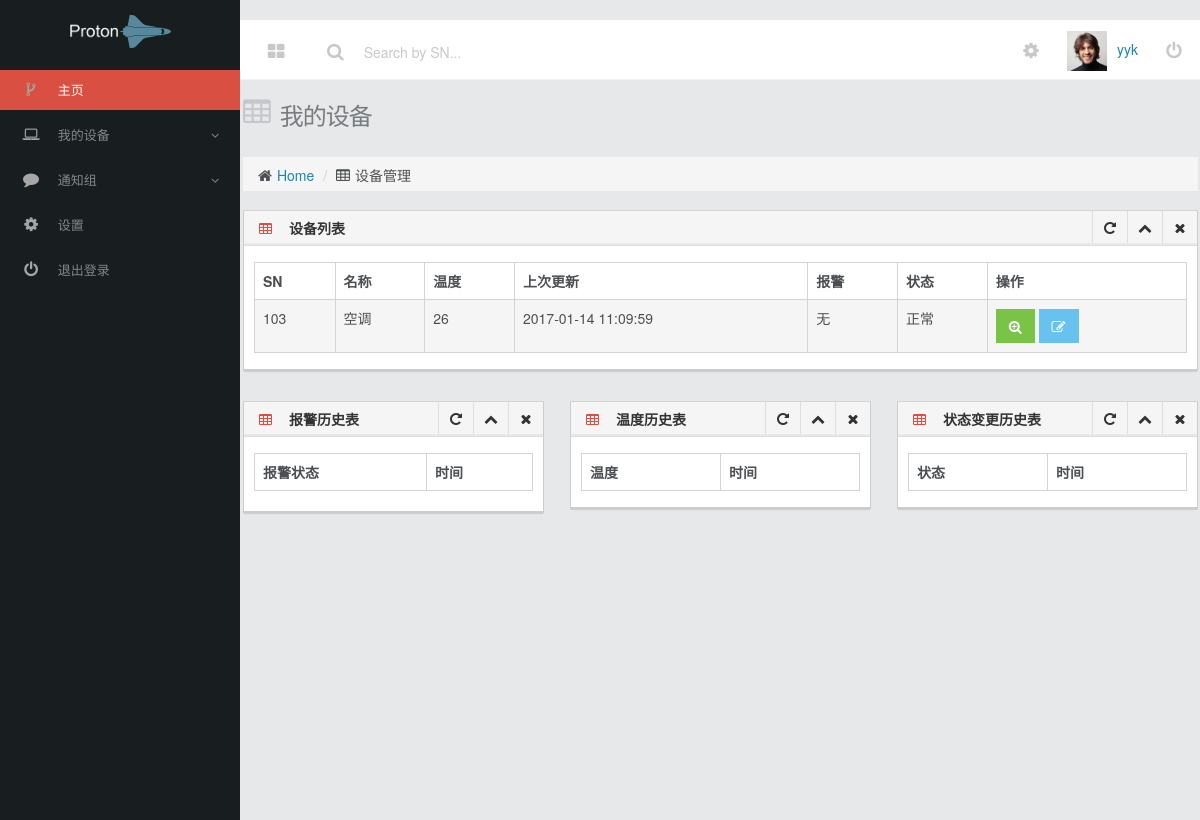
Page /detail/?machineid=34 (signed in) on the earlier database version.
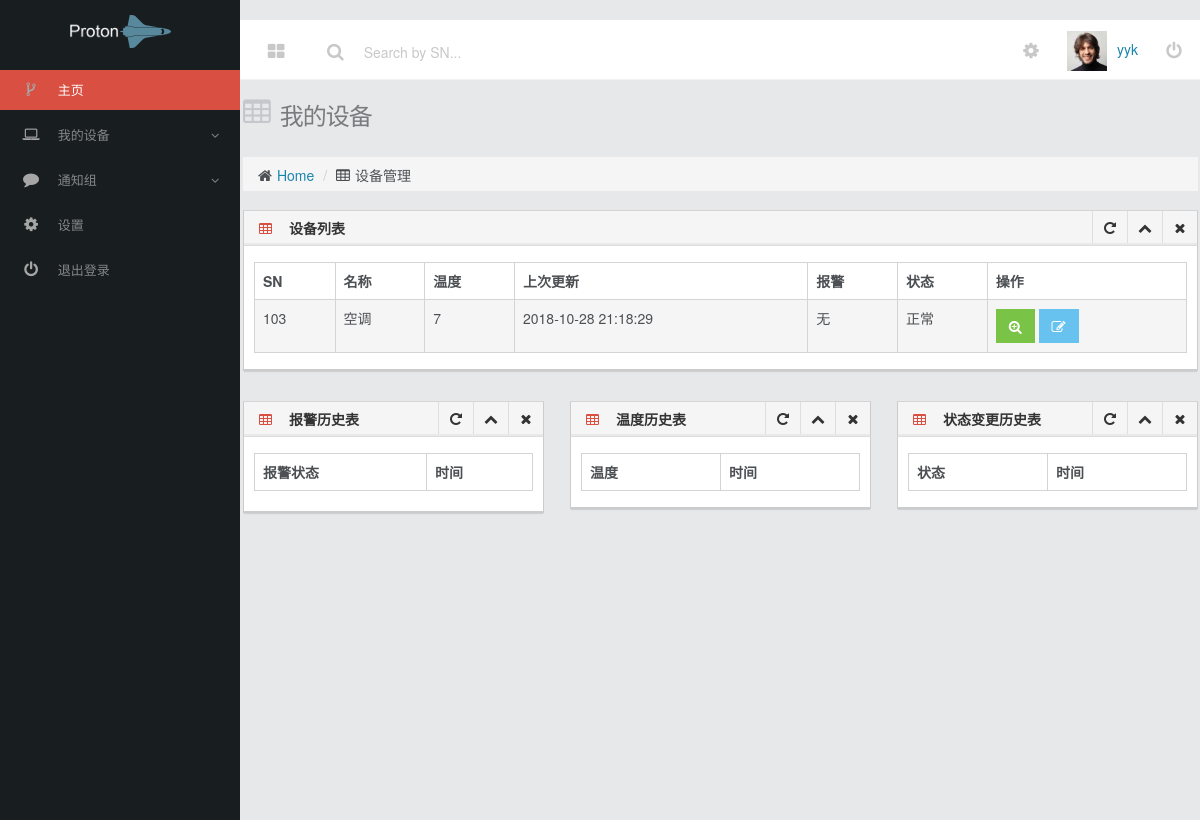
Same page on the later database version.
### default/models.py (models this page shows)
class Machine(models.Model):
    user = models.ForeignKey(User, on_delete=models.CASCADE)
    SN = models.CharField(max_length=10,unique='true')
    name = models.CharField(max_length=10)
    temperature = models.CharField(max_length=10)
    time = models.CharField(max_length=20)
    warning = models.CharField(max_length=10)
    state = models.CharField(max_length=10)
    limit = models.CharField(max_length=10) #阈值

### default/views.py (the view, shortened to what this page needs)
# urls.py: url(r'^detail/$',views.detail),#设备详细
def detail(request):
    if request.method == "GET":
        print("jin ru detail get")
        machineid = request.GET['machineid']
        print("detail id:"+machineid)
        machine = Machine.objects.get(id=machineid)
        username = request.session['username']
        return render(request, 'detail.html', {'machine': machine, 'username': username})

### templates/detail.html (shortened to what the changed rows need)
<!DOCTYPE html>
<html lang="en">
	<head>
	    <link href="/static/assets/css/bootstrap.min.css" rel="stylesheet">
		<link href="/static/assets/css/jquery.mmenu.css" rel="stylesheet">
		<link href="/static/assets/css/font-awesome.min.css" rel="stylesheet">
		<link href="/static/assets/plugins/jquery-ui/css/jquery-ui-1.10.4.min.css" rel="stylesheet">
	    <link href="/static/assets/css/style.min.css" rel="stylesheet">
		<link href="/static/assets/css/add-ons.min.css" rel="stylesheet">
	</head>
</head>
<body class="">
<div class="row">
		<div class="main sidebar-minified" style="min-height: 540px;">
			<div class="row">
				<div class="col-lg-12">
					<div class="panel panel-default">
						<div class="panel-heading">
							<h2><i class="fa fa-table red"></i><strong>设备列表</strong></h2>
						</div>
						<div class="panel-body" style="display: block;">
							<table id="machine_table" class="table table-striped table-bordered bootstrap-datatable datatable">
							  <thead>
								  <tr>
									  <th>SN</th>
                                      <th>名称</th>
                                      <th>温度</th>
									  <th>上次更新</th>
                                      <th>报警</th>
                                      <th>状态</th>
									  <th>操作</th>
								  </tr>
							  </thead>
							  <tbody>
                                <tr>
                                    <td>{{ machine.SN }}</td>
                                    <td>{{ machine.name }}</td>
                                    <td>{{ machine.temperature }}</td>
                                    <td>{{ machine.time }}</td>
                                    <td>{{ machine.warning }}</td>
                                    <td>{{ machine.state }}</td>
                                    <td>
										<a class="btn btn-success" href="/detail/?machineid={{ machine.id }}">
										</a>
										<a class="btn btn-info" href="/update/?machineid={{ machine.id }}">
										</a>
                                </tr>
							  </tbody>
						  </table>
						</div>
					</div>
				</div>
            </div>
             <div class="row">
				<div class="col-lg-4">
					<div class="panel panel-default">
						<div class="panel-heading">
							<h2><i class="fa fa-table red"></i><strong>报警历史表</strong></h2>
						</div>
						<div class="panel-body" style="display: block;">
							<table id="warning_table" class="table table-striped table-bordered bootstrap-datatable datatable">
							  <thead>
								  <tr>
									  <th>报警状态</th>
									  <th>时间</th>
								  </tr>
							  </thead>
						  </table>
						</div>
					</div>
				</div>
                <div class="col-lg-4">
					<div class="panel panel-default">
						<div class="panel-heading">
							<h2><i class="fa fa-table red"></i><strong>温度历史表</strong></h2>
						</div>
						<div class="panel-body" style="display: block;">
							<table id="temperature_table" class="table table-striped table-bordered bootstrap-datatable datatable">
							  <thead>
								  <tr>
									  <th>温度</th>
                                      <th>时间</th>
								  </tr>
							  </thead>
						  </table>
						</div>
					</div>
				</div>
                 <div class="col-lg-4">
					<div class="panel panel-default">
						<div class="panel-heading">
							<h2><i class="fa fa-table red"></i><strong>状态变更历史表</strong></h2>
						</div>
						<div class="panel-body" style="display: block;">
							<table id="state_table" class="table table-striped table-bordered bootstrap-datatable datatable">
							  <thead>
								  <tr>
									  <th>状态</th>
                                      <th>时间</th>
								  </tr>
							  </thead>
						  </table>
						</div>
					</div>
				</div>
            </div>
        </div>
</div>
</body>
</html>

Differences in the rows shown:
changed Machine "空调": temperature "26" → "7"; time "2017-01-14 11:09:59" → "2018-10-28 21:18:29"
